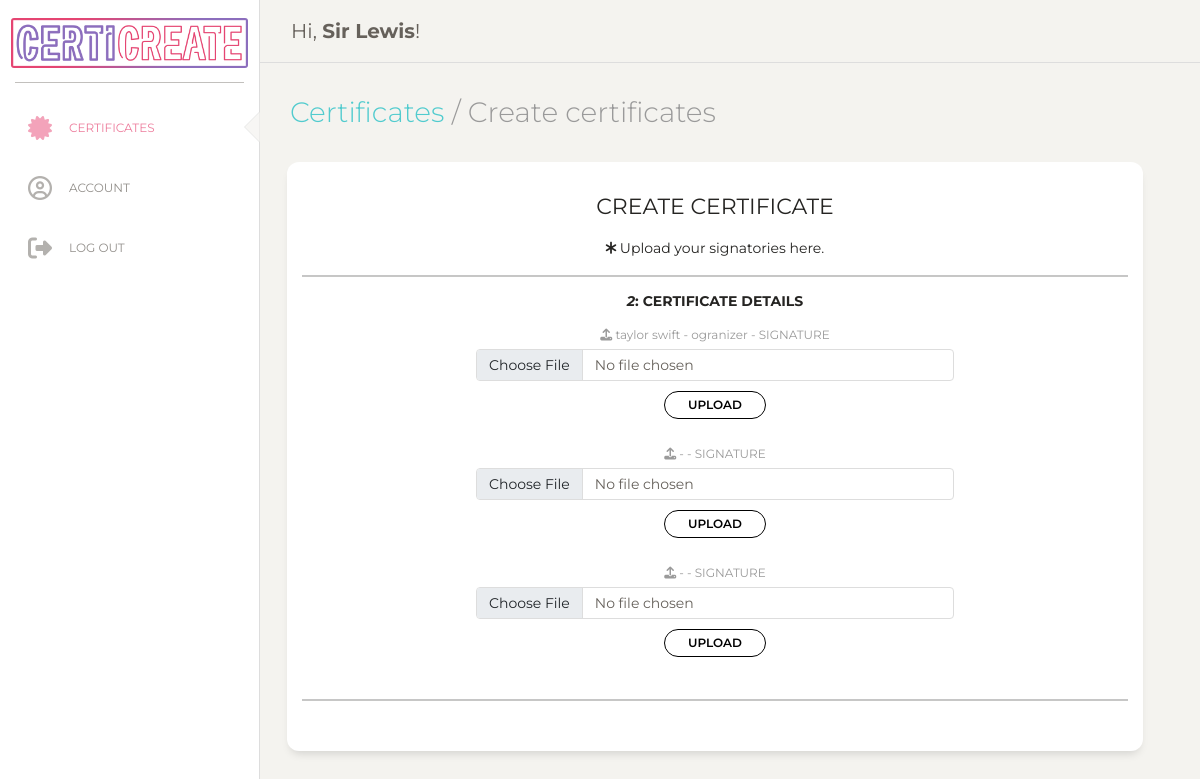
/uploadimgs.php?certid=78 (signed in), run on the app's committed database.
### tables this page shows
CREATE TABLE `organizers` (
  `id` int(11) NOT NULL,
  `fname` varchar(255) NOT NULL,
  `lname` varchar(255) NOT NULL,
  `email` varchar(255) NOT NULL,
  `password` varchar(255) NOT NULL
);

CREATE TABLE `certificates` (
  `certid` int(11) NOT NULL,
  `eventname` varchar(255) NOT NULL,
  `eventdate` varchar(255) NOT NULL,
  `orgid` int(11) DEFAULT NULL,
  `venue` varchar(255) DEFAULT NULL,
  `organizer1` varchar(255) DEFAULT NULL,
  `organizer2` varchar(255) DEFAULT NULL,
  `organizer3` varchar(255) DEFAULT NULL,
  `signatory1` varchar(255) NOT NULL,
  `signatory2` varchar(255) NOT NULL,
  `signatory3` varchar(255) NOT NULL,
  `department` varchar(255) NOT NULL,
  `title` varchar(255) NOT NULL,
  `description` varchar(255) NOT NULL
);

### db/dbFunction.php (called while the page is built, shortened)
<?php
    class dbFunction {
    public $conn;
    function __construct($db){
        $this->conn = $db;
    }
        public function details($sql){
            $stmt = $this->conn->prepare($sql);
            $stmt->execute();
            $row = $stmt->fetch(PDO::FETCH_ASSOC);
            return $row;
        }
        function certName($eventid){
            $sql = "SELECT * FROM certificates WHERE certid = '".$eventid."'";
            $stmt = $this->conn->prepare($sql);
            $stmt->execute();
            $row = $stmt->fetch(PDO::FETCH_ASSOC);
            return $row;
        }
    }
?>

### uploadimgs.php (the view, shortened to what this page needs)
<?php
include ('db/dbcon.php');
include_once('db/dbFunction.php');
$database = new Database();
$db = $database->getConnection();
$funObj = new dbFunction($db);
$sql = "SELECT * FROM organizers WHERE id = '".$_SESSION['user']."'";
$row = $funObj->details($sql);
?>
<html lang="en">
<head>
<link href="https://cdn.jsdelivr.net/npm/bootstrap@5.0.0-beta3/dist/css/bootstrap.min.css" rel="stylesheet">
  <link href="https://maxcdn.bootstrapcdn.com/font-awesome/latest/css/font-awesome.min.css" rel="stylesheet">
  <link href="./assets/css/style.css" rel="stylesheet" />
  <link href="./assets/css/bootstrap.min.css" rel="stylesheet" />
  <link href="./assets/css/paper-dashboard.css?v=2.0.1" rel="stylesheet" />
  <link href="./assets/demo/demo.css" rel="stylesheet" />
</head>
<body class="bgbody">
  <div class="wrapper ">
    <div class="sidebar" data-color="white">
      <div class="logo">
        <a href="/" class="simple-text logo-normal">
          <div>
            <img src="../ojt/assets/img/logo.png">
          </div>
        </a>
      </div>
      <div class="sidebar-wrapper">
        <ul class="nav">
          <li class="active">
            <a href="../ojt/certs.php">
              <i class="fas fa-certificate"></i>
              <p>Certificates</p>
            </a>
          </li>
          <li>
            <a href="../ojt/account.php">
              <i class="far fa-user-circle"></i>
              <p>Account</p>
            </a>
          </li>
          <li>
            <a href="logout.php">
          <i class="fas fa-sign-out-alt"></i>
              <p>Log out</p>
            </a>
          </li>
        </ul>
      </div>
    </div>
    <div class="main-panel" style="height: 100vh;">
      <nav class="navbar navbar-expand-lg navbar-absolute fixed-top navbar-transparent">
        <div class="container-fluid">
          <div class="navbar-wrapper">
            <a class="navbar-brand" href="javascript:;">Hi, <b><?php echo $row['fname']; ?></b>!</a>
          </div>
        </div>
      </nav>
      <div class="content">
        <div class="row">
          <div class="col-md-12">
            <h3 class="description"><a href="../ojt/certs.php" title="Click to go back to account overview.">Certificates</a> / Create certificates</h3>
          </div>
          <div class="row">
            <div class="col-md-12">
              <div class="card text-center">
                <div class="card-header">
                </div>
                <div class="card-body">
                  <div id="createform"  style="display:block;" class="answer_list" >
                    <h5> CREATE CERTIFICATE </h5>
                    <p>
                      <i class="fas fa-asterisk"></i> Upload your signatories here.
                    </p>
                    <hr>
                     <?php
                        $certid = $_GET['certid'];
                        $row = $funObj->certName($certid);
                        echo '
                    <div class="row m-2">
                      <div class="col-md-2">
                      </div>
                      <div class="col-md-8">
                          <h6><i>'.$row['eventname'].'</i>: CERTIFICATE DETAILS</h6>
                        <form class="formrow" action="uploadimgs.php?certid='.$certid.'" method="post" enctype="multipart/form-data">
                          <div class="m-3">
                            <label for="eventname"><i class="fas fa-upload"></i> ' .$row['organizer1'].' - SIGNATURE</label>
                            <input type="file" class="form-control text-center" id="signatory1" name="signatory1" accept="image/*" >
                            <input type="submit" value="UPLOAD" class="btn btn-sm smbtn btn-round" name="upload1" title="Upload your image."/>
                          </div>
                        </form>
                        <form class="formrow" action="uploadimgs.php?certid='.$certid.'" method="post" enctype="multipart/form-data">
                          <div class="m-3">
                            <label for="eventname"><i class="fas fa-upload"></i> ' .$row['organizer2'].' - SIGNATURE</label>
                            <input type="file" class="form-control text-center" id="signatory2" name="signatory2" accept="image/*" >
                            <input type="submit" value="UPLOAD" class="btn btn-sm smbtn btn-round" name="upload2" title="Upload your image."/>
                          </div>
                        </form>
                        <form class="formrow" action="uploadimgs.php?certid='.$certid.'" method="post" enctype="multipart/form-data">
                          <div class="m-3">
                            <label for="eventname"><i class="fas fa-upload"></i> ' .$row['organizer3'].' - SIGNATURE</label>
                            <input type="file" class="form-control text-center" id="signatory3" name="signatory3" accept="image/*" >
                            <input type="submit" value="UPLOAD" class="btn btn-sm smbtn btn-round" name="upload3" title="Upload your image."/>
                          </div>
                        </form>
                        ';
                        ?>
                      </div>
                      <div class="col-md-2">
                      </div>
                    </div>
                    <hr>
                      </div>
                  </div>
                <div class="card-footer text-muted">
                </div>
              </div>
            </div>
          </div>
        </div>
      </div>
    </div>
  </div>
</body>
</html>

### assets/css/style.css (style rules this page uses)
.active a, .active i { color: #e54572 !important; }
.card { font-family: Montserrat; }
.card .smbtn { color: black; border:solid 1.5px black; background: none; }
.bgbody { background-color: #f4f3ef; }

### data on the page
organizers: fname "Sir Lewis"
certificates: eventname "2", organizer1 "taylor swift - ogranizer", organizer2 "-", organizer3 "-"
